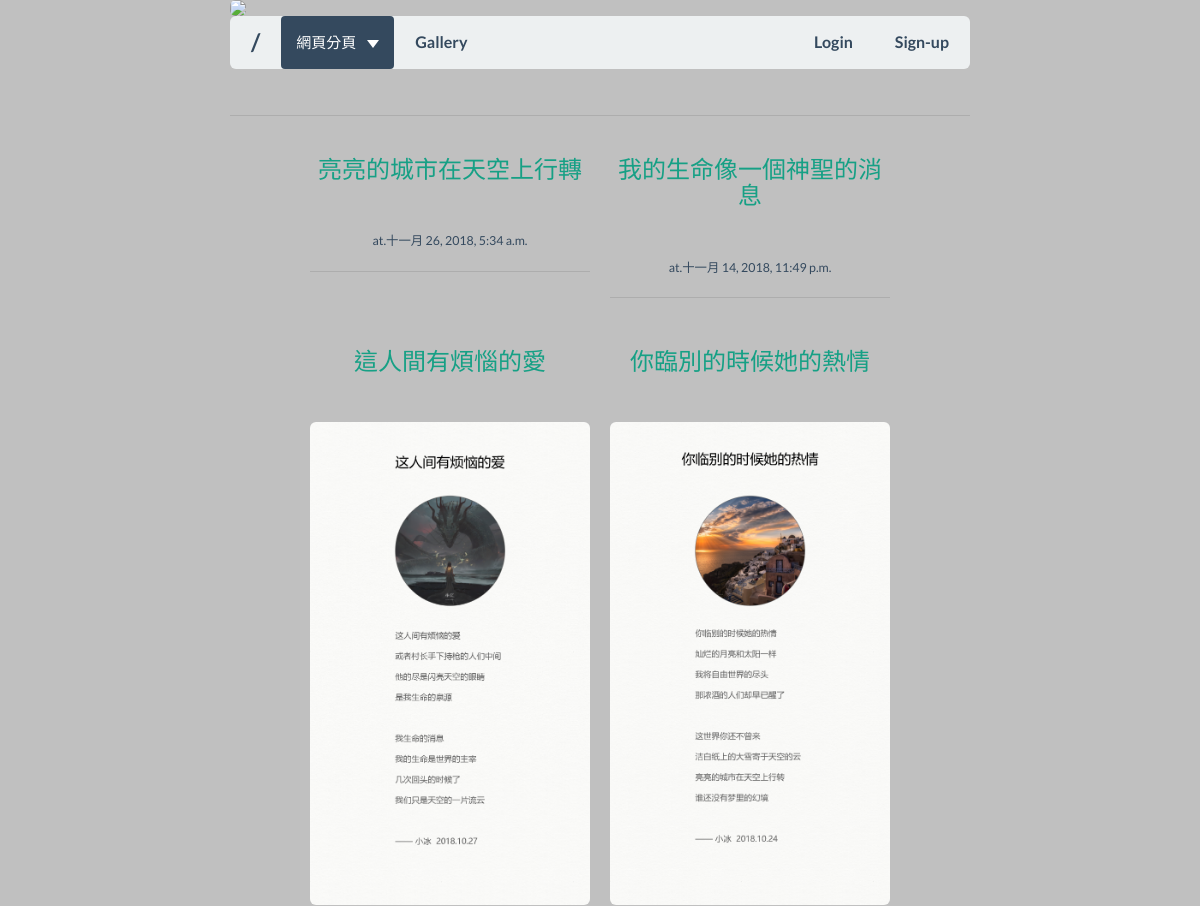
The app's page / (upper part), older data.
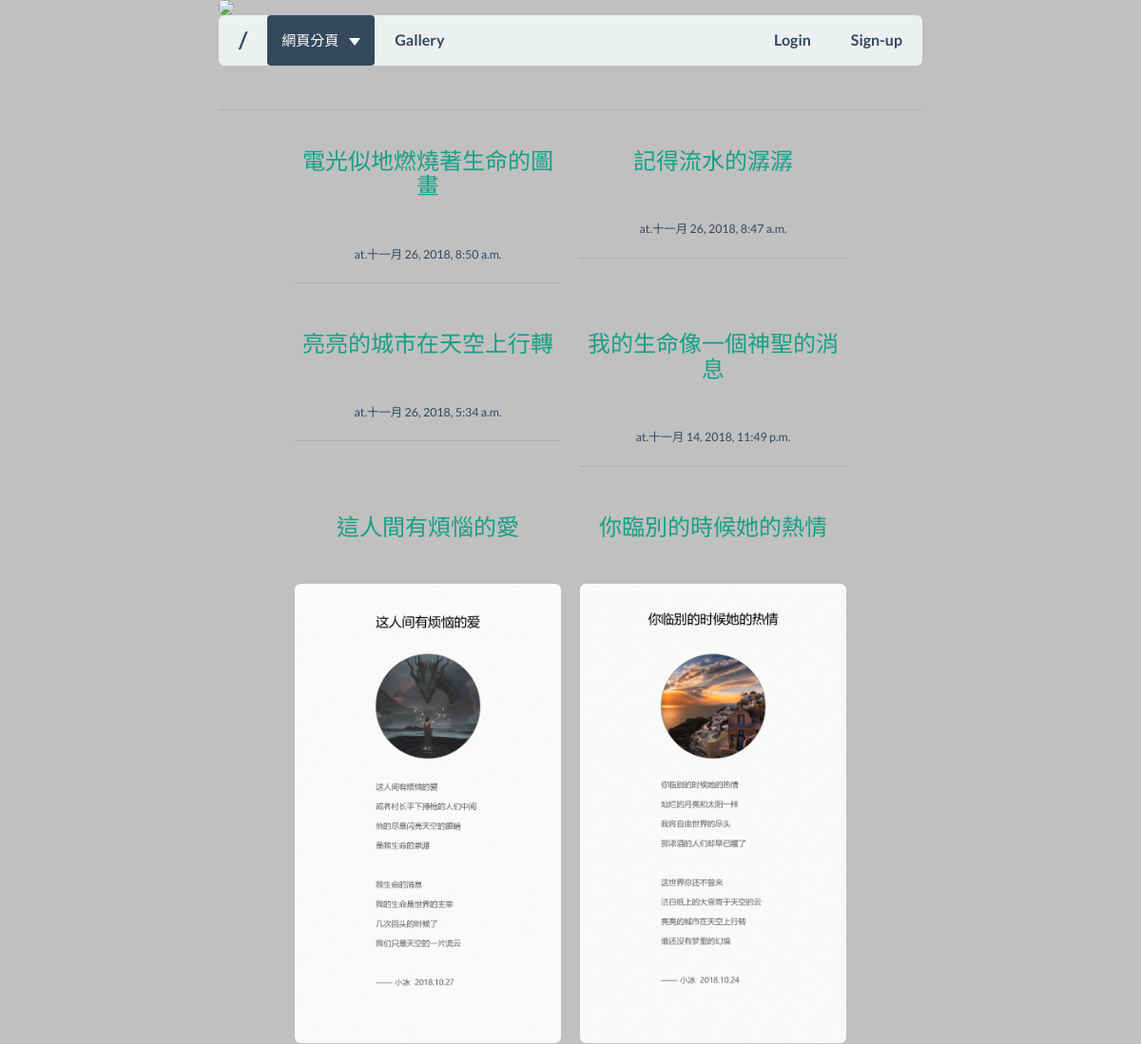
The same page, newer data.
### blog/models.py (models this page shows, shortened)
class Post(models.Model):
    author = models.CharField('作者',max_length = 200 ,editable = False )
    title = models.CharField('標題' ,max_length = 200 )
    slug = models.SlugField('網址' ,editable = False )
    context = models.TextField('文章內容' )
    publish_time = models.DateTimeField('發布時間' ,auto_now_add = True )
    edited_time = models.DateTimeField('修改時間' ,auto_now = True )
    history = HistoricalRecords()
    def rename(instance,filename):
        ext = filename.split('.')[-1]
        return '{0}/{1}.{2}'.format('post/side',instance.slug,ext)
    image = models.FileField('側邊圖片',upload_to=rename,blank=True )

### blog/views.py (the view)
# urls.py: path('', ShowIndex),
def ShowIndex(request):
    posts = Post.objects.all().order_by('-publish_time')
    return render(request,'Index.html',locals())

### templates/Index.html (shortened to what this page needs)
{% extends 'Base.html' %}
{% block index %}
    {% for post in posts %}
        <div class='fx_index'>
            <a href='/post/{{ post.slug }}'><h6>{{ post.title }}</h6><br>
            {% if post.image %}
                <img class='img-rounded' src="{{ post.image.url }}" ></a><br>
            {% else %}
                </a>
            {% endif %}
            <small><small>at.{{ post.publish_time }}</small></small>
            <hr>
        </div>
    {% endfor %}
{% endblock index %}

Row changes from the older to the newer data that the page shows:
added Post: title "電光似地燃燒著生命的圖畫", publish_time "十一月 26, 2018, 8:50 a.m."
added Post: title "記得流水的潺潺", publish_time "十一月 26, 2018, 8:47 a.m."
